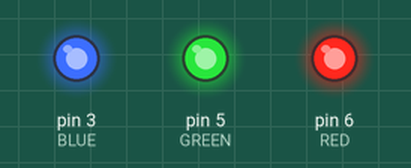
This sketch was run on a simulated Arduino Uno, built with avr-gcc and run on an emulated ATmega328P. Parts: output pins drawn as LEDs (lit = HIGH).

Above: at 1.0 s.
At 3.0 s:
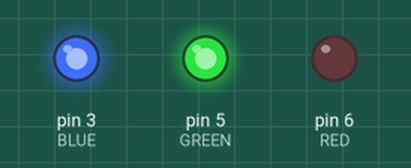
At 5.0 s:
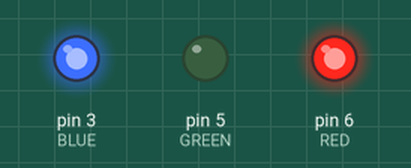
At 7.0 s:
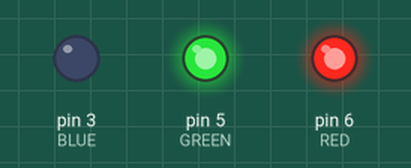
At 11.0 s:
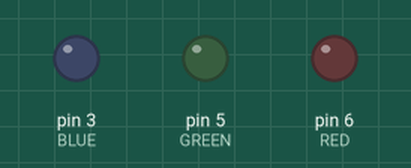
Timing chart, 0 to 13.0 s (numbered marks = the images above):
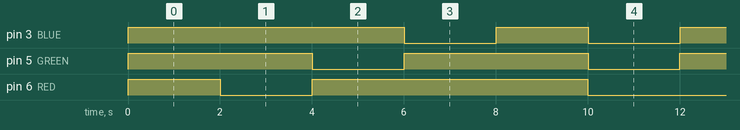

The sketch:

AbcExp04_01ColorLed.ino
```cpp
const int RED = 6;
const int GREEN = 5;
const int BLUE = 3;

const long DELAY = 2000;

void setColor(byte red, byte green, byte blue) {
  analogWrite(RED, 255 - red);
  analogWrite(GREEN, 255 - green);
  analogWrite(BLUE, 255 - blue);
}

void setup() {
  pinMode(RED, OUTPUT);
  pinMode(GREEN, OUTPUT);
  pinMode(BLUE, OUTPUT);
  // Ensure no light appears at the beginning (necessary because LED is Common Anode)
  digitalWrite(RED, HIGH);
  digitalWrite(GREEN, HIGH);
  digitalWrite(BLUE, HIGH);
}

void loop() {
  delay(DELAY);
  setColor(255, 0, 0);
  delay(DELAY);
  setColor(0, 255, 0);
  delay(DELAY);
  setColor(0, 0, 255);
  delay(DELAY);
  setColor(0, 0, 0);
  delay(DELAY);
  setColor(255, 255, 255);
}
```

Measured:
- by itself, pin 3 (BLUE): repeats every 10.0 s: HIGH 2.0 s, LOW 2.0 s, HIGH 4.0 s, LOW 2.0 s
- by itself, pin 5 (GREEN): repeats every 10.0 s: HIGH 4.0 s, LOW 2.0 s, HIGH 2.0 s, LOW 2.0 s
- by itself, pin 6 (RED): repeats every 10.0 s: HIGH 6.0 s, LOW 4.0 s
